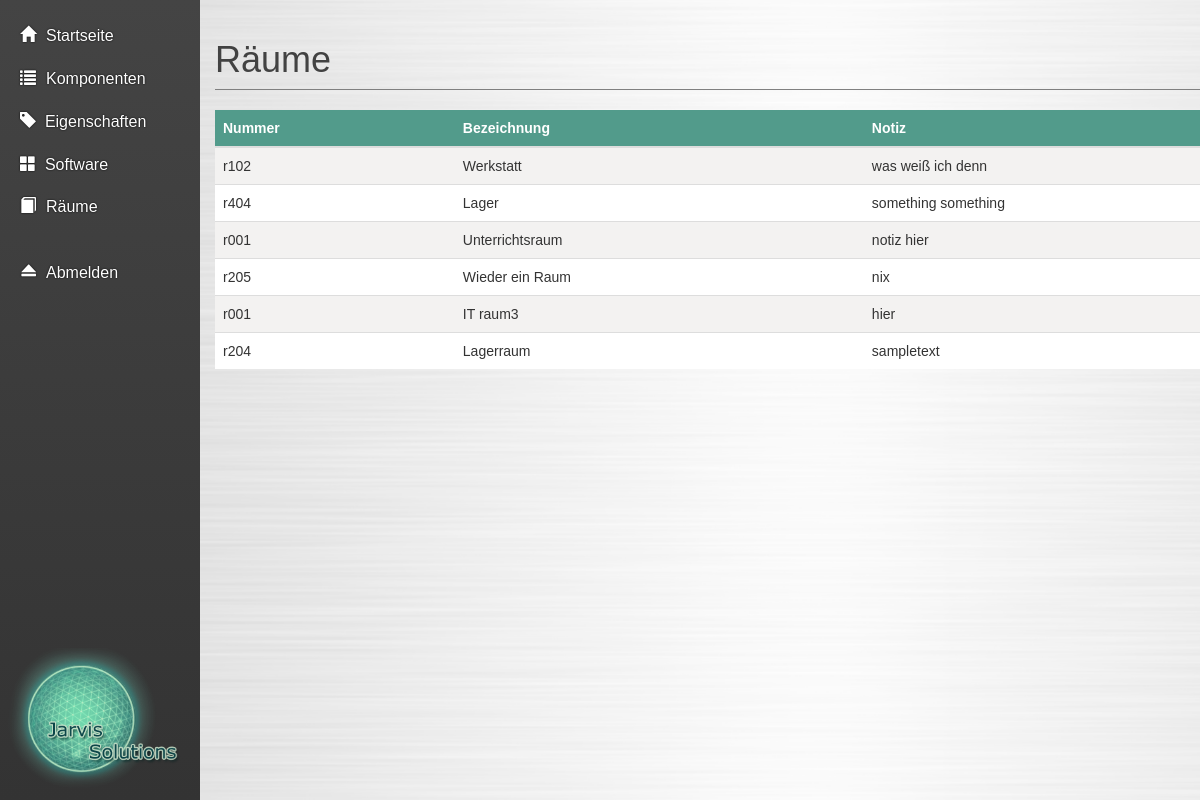
The page /pages/rooms.php on the database as committed earlier.
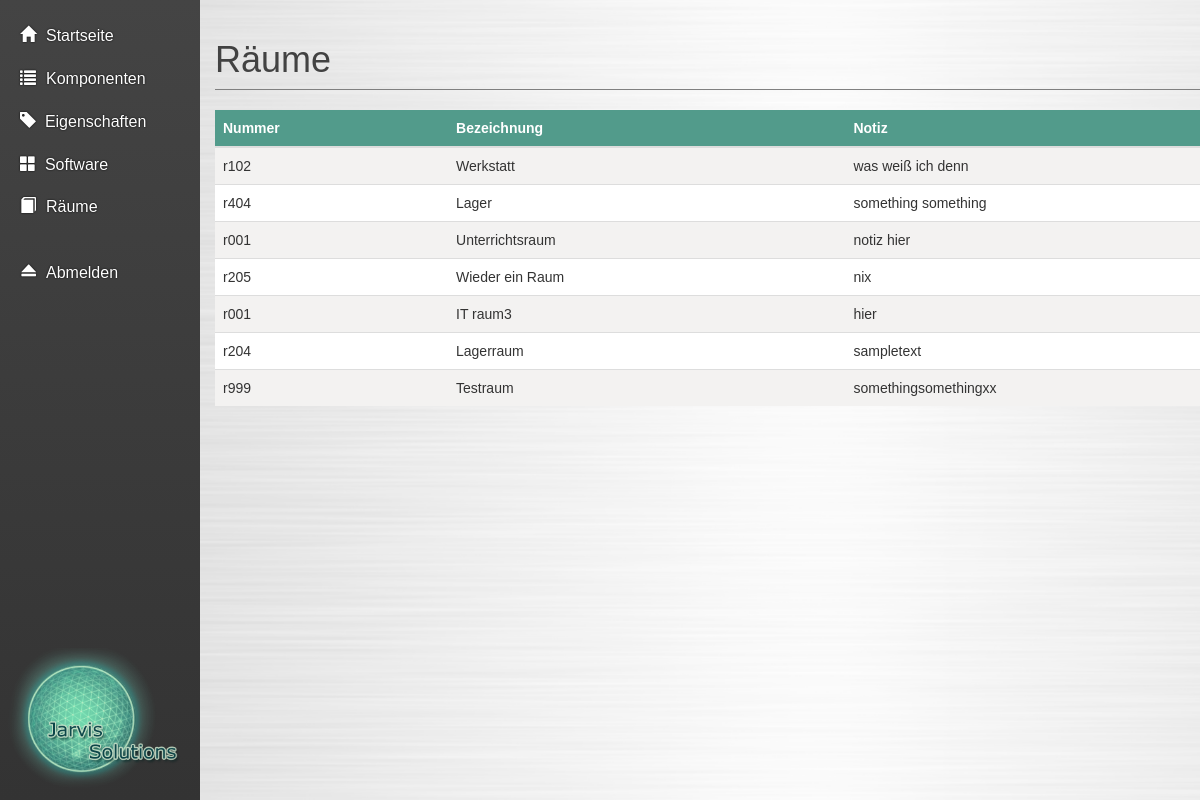
The same page on the database as committed later.
### tables this page shows
CREATE TABLE IF NOT EXISTS `raeume` (
  `r_id` int(11) NOT NULL,
  `r_nr` varchar(20) DEFAULT NULL COMMENT 'z.B. r014, W304, etc.',
  `r_bezeichnung` varchar(45) DEFAULT NULL COMMENT 'z.B. Werkstatt, Lager,...',
  `r_notiz` varchar(1024) DEFAULT NULL
);

### php/dbq/rooms_query.php (called while the page is built, shortened)
<?php
include_once('../php/classes/db_connect.php');
function getRooms() {
    global $mysqli;
    if (!$stmt = $mysqli->prepare("SELECT * FROM raeume")) {
        header("Location: ./err.php?err=Database error: "
                . "cannot prepare statement");
        exit();
    }
    $stmt->execute();
    $stmt->bind_result($id, $nr, $description, $note);
    $rooms = array();
    while ($stmt->fetch()) {
        $rooms[] = array("Id" => $id, "Number" => $nr, "Description" => $description, "Note" => $note);
    }
    return $rooms;
}

### pages/rooms.php (the view, shortened to what this page needs)
<?php
    include '../php/classes/db_connect.php';
    include '../php/dbq/rooms_query.php';
?>
<!DOCTYPE html>
<html lang="de">
    <head>
        <?php include_once('../fragments/default_includes.php'); ?>
    </head>
    <body>
        <div class="wrapper">
            <div class="box">
                <div class="row row-offcanvas row-offcanvas-left">
                    <?php include('../fragments/navigation_left.php'); ?>
                    <div class="column col-sm-10 col-xs-11" id="main">
                        <div class="container">
                            <h1 class="page-header">Räume</h1>
                            <table id="rooms" class="table table-responsive">
                                <thead>
                                    <tr>
                                        <th>Nummer</th>
                                        <th>Bezeichnung</th>
                                        <th>Notiz</th>
                                    </tr>
                                </thead>
                                <tbody>
                                    <?php
                                        $rooms = getRooms();
                                        foreach ($rooms as $room) {
                                            echo "<tr class='raum'><td>"
                                            .$room['Number']
                                            ."</td><td>"
                                            .$room["Description"]
                                            ."</td><td>"
                                            .$room["Note"]
                                            ."</td></tr>";
                                        }
                                    ?>
                                </tbody>
                            </table>
                        </div>
                    </div>
                </div>
            </div>
        </div>
    </body>
</html>

### fragments/default_includes.php (shortened to what this page needs)
<link href="../css/bootstrap.min.css" rel="stylesheet"/>
<link href="../css/style.css" rel="stylesheet"/>

### fragments/navigation_left.php (shortened to what this page needs)
<?php
    $homeUrl = "./index.php";
    $componentUrl = "./component.php";
    $propertiesUrl = "./hardwarePropertys.php";
    $softwareUrl = "./software.php";
    $roomsUrl = "./rooms.php";
    $logoutUrl = "./logout.php";
?>
<div class="col col-sm-2 col-xs-1 sidebar-offcanvas" id="sidebar">
    <ul class="nav hidden-xs" id="lg-menu">
        <li>
            <a href="<?php echo($homeUrl); ?>"><span class="glyphicon glyphicon-home"></span><span class="navigationText">Startseite</span></a>
        </li>
        <li>
            <a href="<?php echo($componentUrl); ?>"><span class="glyphicon glyphicon-list"></span><span class="navigationText">Komponenten</span></a>
        </li>
        <li>
            <a href="<?php echo($propertiesUrl); ?>"><span class="glyphicon glyphicon-tag"></span>&nbsp;&nbsp;Eigenschaften</a>
        </li>
        <li>
            <a href="<?php echo($softwareUrl); ?>"><span class="glyphicon glyphicon-th-large"></span>&nbsp;&nbsp;Software</a>
        </li>
        <li>
            <a href="<?php echo($roomsUrl); ?>"><span class="glyphicon glyphicon-book"></span><span class="navigationText">Räume</span></a>
        </li>
        <li>
            <span>&nbsp;</span>
        </li>
        <li>
            <a href="<?php echo($logoutUrl); ?>"><span class="glyphicon glyphicon-eject"></span><span class="navigationText">Abmelden</span></a>
        </li>
    </ul>
    <div class="hidden-xs">
        <img id="sidebar-footer" src="../images/Logo.png"/>
    </div>
</div>

### css/style.css (style rules this page uses)
* { cursor: default; }
html, body { height: 100%; font-family: verdana,arial,sans-serif; -webkit-user-select: none; -moz-user-select: none; -ms-user-select: none; user-select: none; }
thead { background-color: #529B8B; color: #FFF; }
tbody tr:nth-child(even) { background-color: #FFF; }
tbody tr:nth-child(odd) { background-color: #F3F2F1; }
.wrapper, .row { height: 100%; margin-left: 0; margin-right: 0; }
.wrapper:before, .wrapper:after, .column:before, .column:after { content: ""; display: table; }
.wrapper:after, .column:after { clear: both; }
.column { overflow: auto; *zoom: 1; }
.box { bottom: 0; left: 0; right: 0; top: 0; position: absolute; }
#main { background-image: url('../images/background.png'); background-size: cover; height: 100%; padding-left: 0; padding-right: 0; }
.navigationText { margin-left: 10px; }
.nav { font-family: Arial,sans-serif; font-size: 16px; }
#sidebar { padding: 0px; padding-top: 15px; padding-left: 0px; background: #444; background: -webkit-linear-gradient(#444, #333); background: -o-linear-gradient(#444, #333); background: -moz-linear-gradient(#444, #333); background: linear-gradient(#444, #333); height: 100%; }
#sidebar, #sidebar a, #sidebar-footer a { color: #ffffff; text-shadow: 0 0 2px #000000; padding-left: 0px; }
#sidebar a { padding-left: 20px; }
#sidebar-footer { background-color: transparent; position: absolute; bottom: 5px; padding: 5px; width: 100%; }
h1, h2, h3 { font-weight: 800; }
.page-header { border-color: #808080; font-weight: 300; //color: #00998F; color: #424242; }

Rows that differ between the two databases and show on the page:
added raeume: r_nr "r999", r_bezeichnung "Testraum", r_notiz "somethingsomethingxx"
